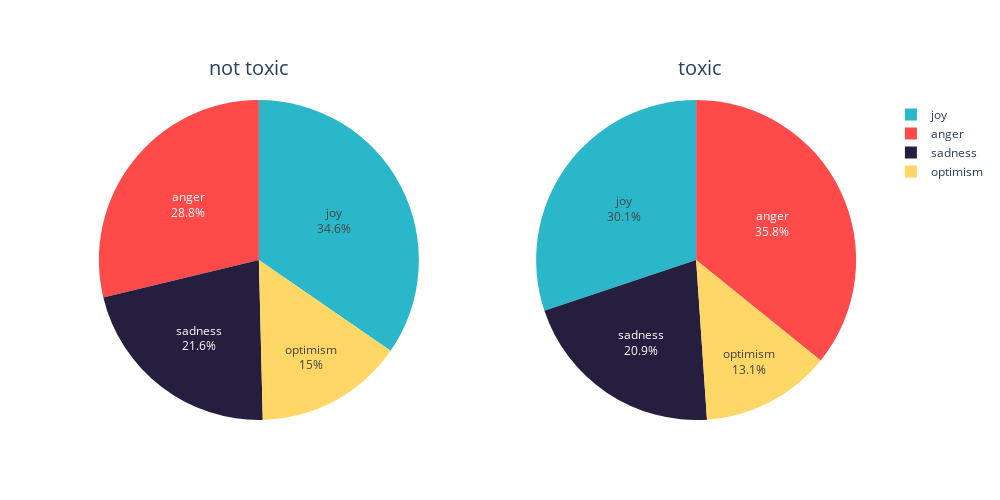

The notebook cell this image was saved under:
### Markdown cell above
## Toxic vs Emotions

### Code cell
colors = ["#fe4a49", "#2ab7ca", "#fed766", "#251e3e"]

col1 = (
    df_flat.loc[df_flat["toxicity_ensemble_text.toxic"] == False][
        "sentiment_title.emotion.class"
    ]
    .value_counts()
    .sort_index()
)
labels1 = col1.index.tolist()
values1 = col1.values.tolist()
col2 = (
    df_flat.loc[df_flat["toxicity_ensemble_text.toxic"] == True][
        "sentiment_title.emotion.class"
    ]
    .value_counts()
    .sort_index()
)
labels2 = col2.index.tolist()
values2 = col2.values.tolist()


fig = make_subplots(rows=1, cols=2, specs=[[{"type": "domain"}, {"type": "domain"}]])
_ = fig.add_trace(
    go.Pie(
        labels=labels1,
        values=values1,
        name="non-toxic",
        textinfo="label+percent",
        marker_colors=colors,
    ),
    1,
    1,
)
_ = fig.add_trace(
    go.Pie(
        labels=labels2,
        values=values2,
        name="toxic",
        textinfo="label+percent",
        marker_colors=colors,
    ),
    1,
    2,
)

_ = fig.update_layout(
    annotations=[
        dict(text="not toxic", x=0.16, y=1.15, font_size=20, showarrow=False),
        dict(text="toxic", x=0.81, y=1.15, font_size=20, showarrow=False),
    ],
    width=1000,
    height=500,
)
fig.show()

### Figure 1 — Plotly figure (JSON) as saved in the notebook; plotly's stock layout.template omitted (floating-point values rounded to 4 significant figures)
{"data": [{"domain": {"x": [0, 0.45], "y": [0, 1]}, "labels": ["anger", "joy", "optimism", "sadness"], "marker": {"colors": ["#fe4a49", "#2ab7ca", "#fed766", "#251e3e"]}, "name": "non-toxic", "textinfo": "label+percent", "type": "pie", "values": [3470, 4177, 1810, 2611]}, {"domain": {"x": [0.55, 1], "y": [0, 1]}, "labels": ["anger", "joy", "optimism", "sadness"], "marker": {"colors": ["#fe4a49", "#2ab7ca", "#fed766", "#251e3e"]}, "name": "toxic", "textinfo": "label+percent", "type": "pie", "values": [1569, 1321, 575, 918]}], "layout": {"annotations": [{"font": {"size": 20}, "showarrow": false, "text": "not toxic", "x": 0.16, "y": 1.15}, {"font": {"size": 20}, "showarrow": false, "text": "toxic", "x": 0.81, "y": 1.15}], "height": 500, "width": 1000}}
